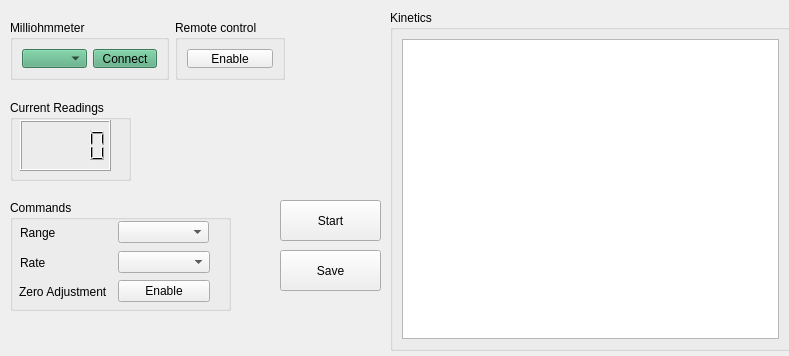
<?xml version="1.0" encoding="UTF-8"?>
<ui version="4.0">
 <class>DeviceForm</class>
 <widget class="QWidget" name="DeviceForm">
  <property name="geometry">
   <rect>
    <x>0</x>
    <y>0</y>
    <width>789</width>
    <height>356</height>
   </rect>
  </property>
  <property name="windowTitle">
   <string>Form</string>
  </property>
  <widget class="QPushButton" name="buttonScan">
   <property name="geometry">
    <rect>
     <x>280</x>
     <y>200</y>
     <width>101</width>
     <height>41</height>
    </rect>
   </property>
   <property name="text">
    <string>Start</string>
   </property>
  </widget>
  <widget class="QWidget" name="layoutWidget">
   <property name="geometry">
    <rect>
     <x>10</x>
     <y>20</y>
     <width>275</width>
     <height>60</height>
    </rect>
   </property>
   <layout class="QHBoxLayout" name="horizontalLayout_2">
    <item>
     <widget class="QGroupBox" name="groupBoxConnect">
      <property name="palette">
       <palette>
        <active>
         <colorrole role="WindowText">
          <brush brushstyle="SolidPattern">
           <color alpha="255">
            <red>0</red>
            <green>0</green>
            <blue>0</blue>
           </color>
          </brush>
         </colorrole>
         <colorrole role="Button">
          <brush brushstyle="SolidPattern">
           <color alpha="255">
            <red>85</red>
            <green>170</green>
            <blue>127</blue>
           </color>
          </brush>
         </colorrole>
         <colorrole role="Light">
          <brush brushstyle="SolidPattern">
           <color alpha="255">
            <red>127</red>
            <green>255</green>
            <blue>191</blue>
           </color>
          </brush>
         </colorrole>
         <colorrole role="Midlight">
          <brush brushstyle="SolidPattern">
           <color alpha="255">
            <red>106</red>
            <green>212</green>
            <blue>159</blue>
           </color>
          </brush>
         </colorrole>
         <colorrole role="Dark">
          <brush brushstyle="SolidPattern">
           <color alpha="255">
            <red>42</red>
            <green>85</green>
            <blue>63</blue>
           </color>
          </brush>
         </colorrole>
         <colorrole role="Mid">
          <brush brushstyle="SolidPattern">
           <color alpha="255">
            <red>56</red>
            <green>113</green>
            <blue>84</blue>
           </color>
          </brush>
         </colorrole>
         <colorrole role="Text">
          <brush brushstyle="SolidPattern">
           <color alpha="255">
            <red>0</red>
            <green>0</green>
            <blue>0</blue>
           </color>
          </brush>
         </colorrole>
         <colorrole role="BrightText">
          <brush brushstyle="SolidPattern">
           <color alpha="255">
            <red>255</red>
            <green>255</green>
            <blue>255</blue>
           </color>
          </brush>
         </colorrole>
         <colorrole role="ButtonText">
          <brush brushstyle="SolidPattern">
           <color alpha="255">
            <red>0</red>
            <green>0</green>
            <blue>0</blue>
           </color>
          </brush>
         </colorrole>
         <colorrole role="Base">
          <brush brushstyle="SolidPattern">
           <color alpha="255">
            <red>255</red>
            <green>255</green>
            <blue>255</blue>
           </color>
          </brush>
         </colorrole>
         <colorrole role="Window">
          <brush brushstyle="SolidPattern">
           <color alpha="255">
            <red>85</red>
            <green>170</green>
            <blue>127</blue>
           </color>
          </brush>
         </colorrole>
         <colorrole role="Shadow">
          <brush brushstyle="SolidPattern">
           <color alpha="255">
            <red>0</red>
            <green>0</green>
            <blue>0</blue>
           </color>
          </brush>
         </colorrole>
         <colorrole role="AlternateBase">
          <brush brushstyle="SolidPattern">
           <color alpha="255">
            <red>170</red>
            <green>212</green>
            <blue>191</blue>
           </color>
          </brush>
         </colorrole>
         <colorrole role="ToolTipBase">
          <brush brushstyle="SolidPattern">
           <color alpha="255">
            <red>255</red>
            <green>255</green>
            <blue>220</blue>
           </color>
          </brush>
         </colorrole>
         <colorrole role="ToolTipText">
          <brush brushstyle="SolidPattern">
           <color alpha="255">
            <red>0</red>
            <green>0</green>
            <blue>0</blue>
           </color>
          </brush>
         </colorrole>
        </active>
        <inactive>
         <colorrole role="WindowText">
          <brush brushstyle="SolidPattern">
           <color alpha="255">
            <red>0</red>
            <green>0</green>
            <blue>0</blue>
           </color>
          </brush>
         </colorrole>
         <colorrole role="Button">
          <brush brushstyle="SolidPattern">
           <color alpha="255">
            <red>85</red>
            <green>170</green>
            <blue>127</blue>
           </color>
          </brush>
         </colorrole>
         <colorrole role="Light">
          <brush brushstyle="SolidPattern">
           <color alpha="255">
            <red>127</red>
            <green>255</green>
            <blue>191</blue>
           </color>
          </brush>
         </colorrole>
         <colorrole role="Midlight">
          <brush brushstyle="SolidPattern">
           <color alpha="255">
            <red>106</red>
            <green>212</green>
            <blue>159</blue>
           </color>
          </brush>
         </colorrole>
         <colorrole role="Dark">
          <brush brushstyle="SolidPattern">
           <color alpha="255">
            <red>42</red>
            <green>85</green>
            <blue>63</blue>
           </color>
          </brush>
         </colorrole>
         <colorrole role="Mid">
          <brush brushstyle="SolidPattern">
           <color alpha="255">
            <red>56</red>
            <green>113</green>
            <blue>84</blue>
           </color>
          </brush>
         </colorrole>
         <colorrole role="Text">
          <brush brushstyle="SolidPattern">
           <color alpha="255">
            <red>0</red>
            <green>0</green>
            <blue>0</blue>
           </color>
          </brush>
         </colorrole>
         <colorrole role="BrightText">
          <brush brushstyle="SolidPattern">
           <color alpha="255">
            <red>255</red>
            <green>255</green>
            <blue>255</blue>
           </color>
          </brush>
         </colorrole>
         <colorrole role="ButtonText">
          <brush brushstyle="SolidPattern">
           <color alpha="255">
            <red>0</red>
            <green>0</green>
            <blue>0</blue>
           </color>
          </brush>
         </colorrole>
         <colorrole role="Base">
          <brush brushstyle="SolidPattern">
           <color alpha="255">
            <red>255</red>
            <green>255</green>
            <blue>255</blue>
           </color>
          </brush>
         </colorrole>
         <colorrole role="Window">
          <brush brushstyle="SolidPattern">
           <color alpha="255">
            <red>85</red>
            <green>170</green>
            <blue>127</blue>
           </color>
          </brush>
         </colorrole>
         <colorrole role="Shadow">
          <brush brushstyle="SolidPattern">
           <color alpha="255">
            <red>0</red>
            <green>0</green>
            <blue>0</blue>
           </color>
          </brush>
         </colorrole>
         <colorrole role="AlternateBase">
          <brush brushstyle="SolidPattern">
           <color alpha="255">
            <red>170</red>
            <green>212</green>
            <blue>191</blue>
           </color>
          </brush>
         </colorrole>
         <colorrole role="ToolTipBase">
          <brush brushstyle="SolidPattern">
           <color alpha="255">
            <red>255</red>
            <green>255</green>
            <blue>220</blue>
           </color>
          </brush>
         </colorrole>
         <colorrole role="ToolTipText">
          <brush brushstyle="SolidPattern">
           <color alpha="255">
            <red>0</red>
            <green>0</green>
            <blue>0</blue>
           </color>
          </brush>
         </colorrole>
        </inactive>
        <disabled>
         <colorrole role="WindowText">
          <brush brushstyle="SolidPattern">
           <color alpha="255">
            <red>42</red>
            <green>85</green>
            <blue>63</blue>
           </color>
          </brush>
         </colorrole>
         <colorrole role="Button">
          <brush brushstyle="SolidPattern">
           <color alpha="255">
            <red>85</red>
            <green>170</green>
            <blue>127</blue>
           </color>
          </brush>
         </colorrole>
         <colorrole role="Light">
          <brush brushstyle="SolidPattern">
           <color alpha="255">
            <red>127</red>
            <green>255</green>
            <blue>191</blue>
           </color>
          </brush>
         </colorrole>
         <colorrole role="Midlight">
          <brush brushstyle="SolidPattern">
           <color alpha="255">
            <red>106</red>
            <green>212</green>
            <blue>159</blue>
           </color>
          </brush>
         </colorrole>
         <colorrole role="Dark">
          <brush brushstyle="SolidPattern">
           <color alpha="255">
            <red>42</red>
            <green>85</green>
            <blue>63</blue>
           </color>
          </brush>
         </colorrole>
         <colorrole role="Mid">
          <brush brushstyle="SolidPattern">
           <color alpha="255">
            <red>56</red>
            <green>113</green>
            <blue>84</blue>
           </color>
          </brush>
         </colorrole>
         <colorrole role="Text">
          <brush brushstyle="SolidPattern">
           <color alpha="255">
            <red>42</red>
            <green>85</green>
            <blue>63</blue>
           </color>
          </brush>
         </colorrole>
         <colorrole role="BrightText">
          <brush brushstyle="SolidPattern">
           <color alpha="255">
            <red>255</red>
            <green>255</green>
            <blue>255</blue>
           </color>
          </brush>
         </colorrole>
         <colorrole role="ButtonText">
          <brush brushstyle="SolidPattern">
           <color alpha="255">
            <red>42</red>
            <green>85</green>
            <blue>63</blue>
           </color>
          </brush>
         </colorrole>
         <colorrole role="Base">
          <brush brushstyle="SolidPattern">
           <color alpha="255">
            <red>85</red>
            <green>170</green>
            <blue>127</blue>
           </color>
          </brush>
         </colorrole>
         <colorrole role="Window">
          <brush brushstyle="SolidPattern">
           <color alpha="255">
            <red>85</red>
            <green>170</green>
            <blue>127</blue>
           </color>
          </brush>
         </colorrole>
         <colorrole role="Shadow">
          <brush brushstyle="SolidPattern">
           <color alpha="255">
            <red>0</red>
            <green>0</green>
            <blue>0</blue>
           </color>
          </brush>
         </colorrole>
         <colorrole role="AlternateBase">
          <brush brushstyle="SolidPattern">
           <color alpha="255">
            <red>85</red>
            <green>170</green>
            <blue>127</blue>
           </color>
          </brush>
         </colorrole>
         <colorrole role="ToolTipBase">
          <brush brushstyle="SolidPattern">
           <color alpha="255">
            <red>255</red>
            <green>255</green>
            <blue>220</blue>
           </color>
          </brush>
         </colorrole>
         <colorrole role="ToolTipText">
          <brush brushstyle="SolidPattern">
           <color alpha="255">
            <red>0</red>
            <green>0</green>
            <blue>0</blue>
           </color>
          </brush>
         </colorrole>
        </disabled>
       </palette>
      </property>
      <property name="title">
       <string>Milliohmmeter</string>
      </property>
      <layout class="QGridLayout" name="gridLayout_2">
       <item row="0" column="0">
        <layout class="QHBoxLayout" name="horizontalLayout">
         <item>
          <widget class="QComboBox" name="comboBoxPorts"/>
         </item>
         <item>
          <widget class="QPushButton" name="buttonAction">
           <property name="text">
            <string>Connect</string>
           </property>
          </widget>
         </item>
        </layout>
       </item>
      </layout>
      <zorder></zorder>
     </widget>
    </item>
    <item>
     <widget class="QGroupBox" name="groupBoxRemote">
      <property name="title">
       <string>Remote control</string>
      </property>
      <layout class="QGridLayout" name="gridLayout">
       <item row="0" column="0">
        <widget class="QPushButton" name="buttonRemote">
         <property name="text">
          <string>Enable</string>
         </property>
        </widget>
       </item>
      </layout>
     </widget>
    </item>
   </layout>
  </widget>
  <widget class="QGroupBox" name="groupBoxLCD">
   <property name="geometry">
    <rect>
     <x>10</x>
     <y>100</y>
     <width>121</width>
     <height>81</height>
    </rect>
   </property>
   <property name="title">
    <string>Current Readings</string>
   </property>
   <widget class="QLCDNumber" name="lcdNumber">
    <property name="geometry">
     <rect>
      <x>10</x>
      <y>20</y>
      <width>91</width>
      <height>51</height>
     </rect>
    </property>
   </widget>
  </widget>
  <widget class="QGroupBox" name="groupBoxKinetics">
   <property name="geometry">
    <rect>
     <x>390</x>
     <y>10</y>
     <width>401</width>
     <height>341</height>
    </rect>
   </property>
   <property name="title">
    <string>Kinetics</string>
   </property>
   <layout class="QHBoxLayout" name="horizontalLayout_3">
    <item>
     <widget class="QGraphicsView" name="graphicsView"/>
    </item>
   </layout>
  </widget>
  <widget class="QPushButton" name="buttonSave">
   <property name="geometry">
    <rect>
     <x>280</x>
     <y>250</y>
     <width>101</width>
     <height>41</height>
    </rect>
   </property>
   <property name="text">
    <string>Save</string>
   </property>
  </widget>
  <widget class="QGroupBox" name="groupBoxCommands">
   <property name="geometry">
    <rect>
     <x>10</x>
     <y>200</y>
     <width>221</width>
     <height>111</height>
    </rect>
   </property>
   <property name="title">
    <string>Commands</string>
   </property>
   <widget class="QLabel" name="label_2">
    <property name="geometry">
     <rect>
      <x>140</x>
      <y>60</y>
      <width>47</width>
      <height>16</height>
     </rect>
    </property>
    <property name="text">
     <string/>
    </property>
   </widget>
   <widget class="QWidget" name="layoutWidget_2">
    <property name="geometry">
     <rect>
      <x>10</x>
      <y>20</y>
      <width>189</width>
      <height>25</height>
     </rect>
    </property>
    <layout class="QHBoxLayout" name="horizontalLayout_4">
     <item>
      <widget class="QLabel" name="labelRange">
       <property name="text">
        <string>Range</string>
       </property>
      </widget>
     </item>
     <item>
      <widget class="QComboBox" name="comboBoxRange"/>
     </item>
    </layout>
   </widget>
   <widget class="QWidget" name="layoutWidget_3">
    <property name="geometry">
     <rect>
      <x>9</x>
      <y>79</y>
      <width>191</width>
      <height>25</height>
     </rect>
    </property>
    <layout class="QHBoxLayout" name="horizontalLayout_6">
     <item>
      <widget class="QLabel" name="labelZero">
       <property name="text">
        <string>Zero Adjustment </string>
       </property>
      </widget>
     </item>
     <item>
      <widget class="QPushButton" name="buttonZero">
       <property name="text">
        <string>Enable</string>
       </property>
      </widget>
     </item>
    </layout>
   </widget>
   <widget class="QWidget" name="layoutWidget_4">
    <property name="geometry">
     <rect>
      <x>10</x>
      <y>50</y>
      <width>190</width>
      <height>25</height>
     </rect>
    </property>
    <layout class="QHBoxLayout" name="horizontalLayout_5">
     <item>
      <widget class="QLabel" name="labelRate">
       <property name="text">
        <string>Rate   </string>
       </property>
      </widget>
     </item>
     <item>
      <widget class="QComboBox" name="comboBoxRate"/>
     </item>
    </layout>
   </widget>
  </widget>
 </widget>
 <resources/>
 <connections/>
</ui>
